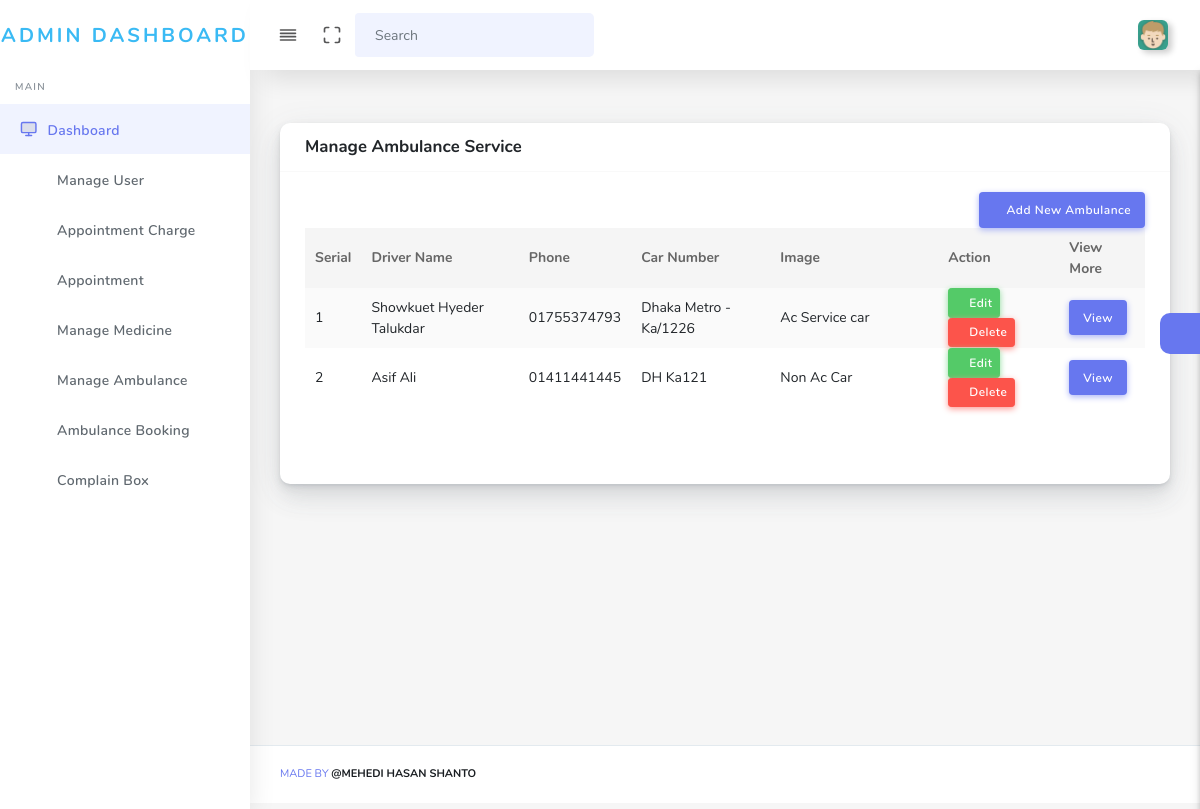
The app's page /admin/ambulance.php (signed in) with its own data.
### tables this page shows
CREATE TABLE `ambulance_service` (
  `ambulance_service_id` int(11) NOT NULL,
  `driver_name` varchar(255) NOT NULL,
  `driver_phone` varchar(255) NOT NULL,
  `description` text NOT NULL,
  `car_number` varchar(255) NOT NULL,
  `price` varchar(255) NOT NULL,
  `status` int(11) NOT NULL,
  `image` varchar(255) NOT NULL,
  `driving_licinence` varchar(255) NOT NULL,
  `driver_image` varchar(255) NOT NULL
);

### admin/ambulance.php (the view, shortened to what this page needs)
<?php include 'includes/header.php';?>
<body>
<div id="app">
    <div class="main-wrapper main-wrapper-1">
        <div class="navbar-bg"></div>
        <?php include 'includes/nav.php';?>
        <?php include 'includes/side.php';?>
        <div class="main-content">
            <section class="section">
                <div class="row">
                    <div class="col-md-12 col-sm-12 mb-5">
                        <div class="card">
                            <div class="card-header">
                                <h4>Manage Ambulance Service</h4>
                            </div>
                            <div class="card-body">
                                <div class="box-header with-border">
                                    <button type="button" class="btn btn-primary float-right" data-toggle="modal" data-target="#addnew"><i class="fa fa-plus"></i> Add New Ambulance</button>
                                </div>
                                <div class="table-responsive">
                                    <table class="table table-striped table-hover" id="tableExport" style="width:100%;">
                                        <thead>
                                        <tr>
                                            <th>Serial</th>
                                            <th>Driver Name</th>
                                            <th> Phone</th>
                                            <th>Car Number</th>
                                            <th>Image</th>
                                            <th>Action</th>
                                            <th>View More</th>
                                        </tr>
                                        </thead>
                                        <tbody>
                                        <?php
                                        $sql = "SELECT * FROM ambulance_service";
                                        $res = mysqli_query($connect, $sql);
                                        ?>
                                        <?php $i = 1;
                                        while ($row = mysqli_fetch_assoc($res)){?>
                                            <tr>
                                                <td><?php echo $i++;?></td>
                                                <td class="text-capitalize"><?php echo $row['driver_name'];?></td>
                                                <td><?php echo $row['driver_phone'];?></td>
                                                <td><?php echo $row['car_number'];?></td>
                                                <td style="width: 20%;" class="text-justify"><?php echo $row['description'];?></td>
                                                <td>
                                                    <button class='btn btn-success btn-sm edit btn-flat' data-id='<?php echo $row['ambulance_service_id'];?>'><i class='fa fa-edit'></i> Edit</button>
                                                    <a href="delete_query_ambulance.php?ambulance_id=<?php echo $row['ambulance_service_id'];?>" class='btn btn-danger btn-sm text-white btn-flat'><i class='fa fa-edit'></i> Delete</a>
                                                </td>
                                                <td>
                                                    <a href="car_dtails.php?ambulance_id=<?php echo $row['ambulance_service_id'];?>" class="btn btn-primary"> View</a>
                                                </td>
                                            </tr>
                                        <?php }?>
                                        </tbody>
                                    </table>
                                </div>
                            </div>
                            <div class="card-footer">
                            </div>
                        </div>
                    </div>
                </div>
            </section>
            <?php include 'includes/setting.php';?>
        </div>
        <?php include "includes/footer.php";?>
    </div>
</div>
<?php include "includes/script.php";?>

### admin/includes/nav.php (shortened to what this page needs)
<nav class="navbar navbar-expand-lg main-navbar sticky">
    <div class="form-inline mr-auto">
        <ul class="navbar-nav mr-3">
            <li><a href="#" data-toggle="sidebar" class="nav-link nav-link-lg
									collapse-btn"> <i data-feather="align-justify"></i></a></li>
            <li><a href="#" class="nav-link nav-link-lg fullscreen-btn">
                    <i data-feather="maximize"></i>
                </a></li>
            <li>
                <form class="form-inline mr-auto">
                    <div class="search-element">
                        <input class="form-control" type="search" placeholder="Search" aria-label="Search" data-width="200">
                        <button class="btn" type="submit">
                            <i class="fas fa-search"></i>
                        </button>
                    </div>
                </form>
            </li>
        </ul>
    </div>
    <ul class="navbar-nav navbar-right">
        <li class="dropdown"><a href="#" data-toggle="dropdown"
                                class="nav-link dropdown-toggle nav-link-lg nav-link-user"> <img alt="image" src="../images/<?php echo $userdata['image'];?>" class="user-img-radious-style"> <span class="d-sm-none d-lg-inline-block"></span></a>
        </li>
    </ul>
</nav>

### records on screen
ambulance_service: driver_name "Showkuet Hyeder Talukdar", driver_phone "01755374793", car_number "Dhaka Metro - Ka/1226", description "Ac Service car"
ambulance_service: driver_name "Asif Ali", driver_phone "01411441445", car_number "DH Ka121", description "Non Ac Car"
